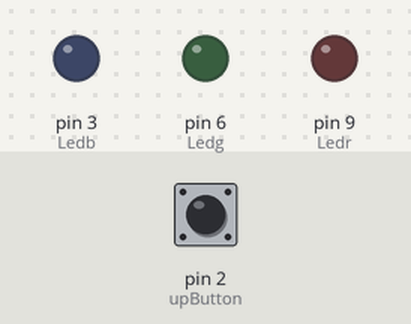
Recording of a sketch running on a simulated Arduino Uno, built with avr-gcc and run on an emulated ATmega328P. On the bench: output pins drawn as LEDs (lit = HIGH). Inputs (shaded band) come from the test bench; at power-on: pin 2 (upButton) HIGH. Random numbers use the default seed unless the sketch sets one.

Above: at 1.2 s.
1.3 s: pin 2 (upButton) pulled LOW for 0.15 s
At 1.8 s:
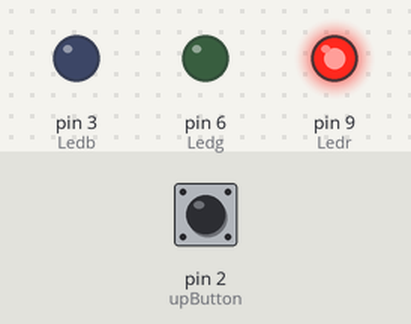
Timing chart, 0 to 4.3 s (numbered marks = the images above; inputs shaded):
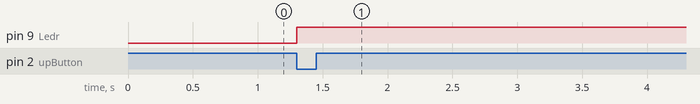

Measured:
- after the input at 1.3 s, pin 9 (Ledr): LOW → HIGH at once

The sketch:

Beleuchtung.ino
```cpp
int upButton = 2;
int Ledr = 9;
int Ledg = 6;
int Ledb = 3;
int Ledrz = 0;
int Ledgz = 0;
int Ledbz = 255;
int r = 0;
int pr = 0;
int g = 0;
int pg = 0;
int b = 0;
int pb = 0;
long Pause = 3600000;
void setup() {
  // put your setup code here, to run once:
pinMode(upButton, INPUT_PULLUP);
pinMode(Ledr, OUTPUT);
pinMode(Ledg, OUTPUT);
pinMode(Ledb, OUTPUT);
}

void loop() {
  // put your main code here, to run repeatedly:
  if (!digitalRead(upButton)){
    analogWrite(Ledr, Ledrz);
    analogWrite(Ledg, Ledgz);
    analogWrite(Ledb, Ledbz);
    delay(Pause);
    analogWrite(Ledr, 0);
    analogWrite(Ledg, 0);
    analogWrite(Ledb, 0);
  }
  r = Ledrz - 1;
  pr = Ledrz + 1;
  Ledrz = random(r,pr);
  if(Ledbz < 0) {
    Ledbz++;
  }
    if(Ledbz > 255) {
    Ledbz--;
  }
    b = Ledbz - 1;
  pb = Ledbz + 1;
  Ledbz = random(b,pb);
  if(Ledbz < 0) {
    Ledbz++;
  }
    if(Ledbz > 255) {
    Ledbz--;
  }
    b = Ledbz - 1;
  pb = Ledbz + 1;
  Ledbz = random(b,pb);
  if(Ledbz < 0) {
    Ledbz++;
  }
    if(Ledbz > 255) {
    Ledbz--;
  }
}
```
